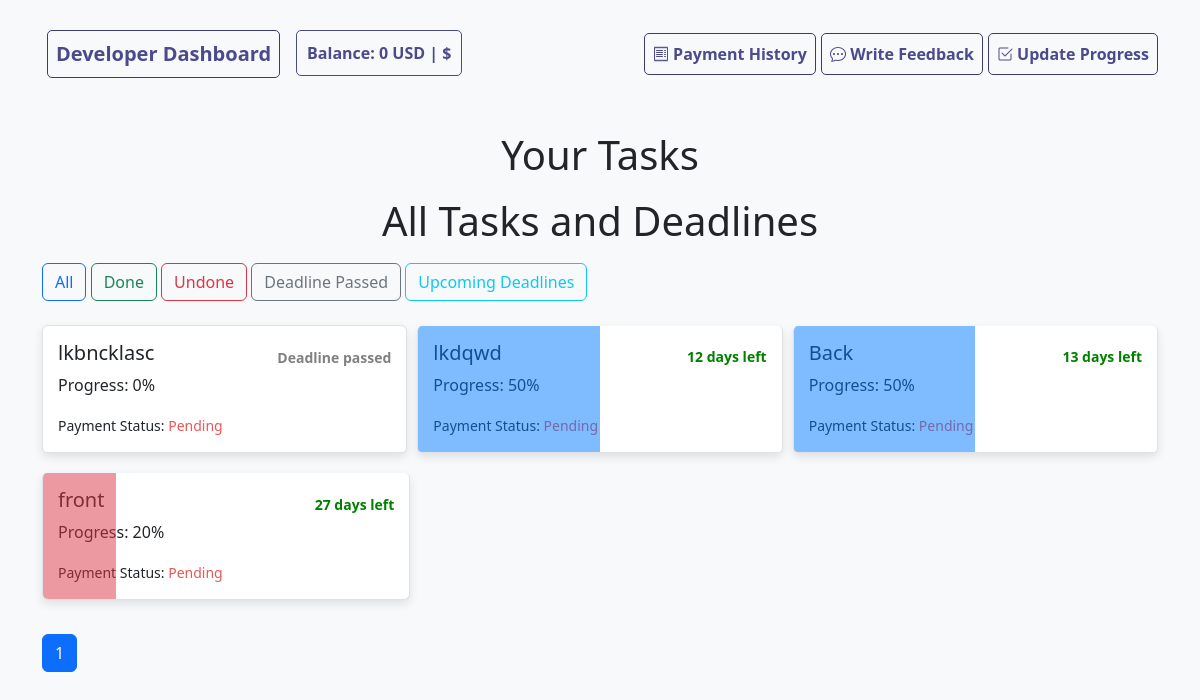
The page /developer/tasks/ (signed in) on the database its author committed.
### fin_app_v2/models.py (models this page shows, shortened)
class Task(models.Model):
    job = models.ForeignKey(Job, on_delete=models.CASCADE, related_name='tasks')
    title = models.CharField(max_length=100)
    hours = models.PositiveIntegerField(default=1)  # Default to 1 if not set
    description = models.TextField()
    assigned_users = models.ManyToManyField(User, related_name='developer_tasks')
    task_percentage = models.PositiveIntegerField()  # Percentage this task represents in the project
    progress = models.PositiveIntegerField(default=0)  # Developer's current progress (0-100%)
    start_date = models.DateField(auto_now_add=True, null=True)  # Start date for the task
    deadline = models.DateField(null=True, blank=True)  # Deadline for the task
    feedback = models.TextField(blank=True, null=True)  # Feedback from developer
    money_for_task = models.PositiveIntegerField(default=0)  # Payment for the task
    paid = models.BooleanField(default=False)  # To track if the developer has been paid

### fin_app_v2/views.py (the view, shortened to what this page needs)
# urls.py: path('developer/tasks/', developer_tasks, name='developer_tasks'),
@login_required
def developer_tasks(request):
    developer = request.user
    tasks = Task.objects.filter(assigned_users=developer).order_by('deadline')
    paginator = Paginator(tasks, 15)  # Main task list pagination
    page_number = request.GET.get('page')
    page_tasks = paginator.get_page(page_number)
    feedback_paginator = Paginator(tasks, 10)  # Paginate feedback section, 3 tasks per page
    feedback_page_number = request.GET.get('feedback_page')
    feedback_page_tasks = feedback_paginator.get_page(feedback_page_number)
    balance = sum(task.money_for_task for task in tasks if task.paid)
    deduction_logs = DeductionLog.objects.filter(developer=developer).order_by('-deduction_date')
    return render(request, 'developer_tasks.html', {
        'developer': developer,
        'tasks': page_tasks,
        'feedback_tasks': feedback_page_tasks,  # Pass paginated feedback tasks to the template
        'balance': balance,
        'deduction_logs': deduction_logs
    })

### templates/developer_tasks.html (shortened to what this page needs)
<!DOCTYPE html>
<html lang="en">
<head>
    <link href="https://cdn.jsdelivr.net/npm/bootstrap@5.3.0-alpha1/dist/css/bootstrap.min.css" rel="stylesheet">
    <link rel="stylesheet" href="https://cdnjs.cloudflare.com/ajax/libs/bootstrap-icons/1.7.2/font/bootstrap-icons.min.css">
</head>
<body>
    <nav class="navbar navbar-expand-lg navbar-light bg-light">
        <div class="container">
            <a class="navbar-brand" href="#">Developer Dashboard</a>
            <div class="balance-info">
             Balance: {{ balance }} USD | $
            </div>
            <div class="collapse navbar-collapse" id="navbarNav">
                <ul class="navbar-nav ms-auto">
                    <li class="nav-item"><a class="nav-link" href="{% url 'payment_history' %}"> <i class="bi bi-receipt"></i> Payment History</a></li>
                    <li class="nav-item"><a class="nav-link" href="javascript:void(0);" onclick="showFeedbackTasksList()"> <i class="bi bi-chat-dots"></i> Write Feedback</a></li>
                    <li class="nav-item"><a class="nav-link" href="javascript:void(0);" onclick="showUpdateProgressList()"><i class="bi bi-check2-square"></i> Update Progress</a></li>
                </ul>
            </div>
        </div>
    </nav>
 <div class="container my-4">
        <h1 class="text-center">Your Tasks</h1>
    <div id="task-list">
        <h1 class="text-center">All Tasks and Deadlines</h1>
        <div class="text-left mb-4">
        <button class="btn btn-outline-primary"  onclick="filterTasks('all')">All</button>
        <button class="btn btn-outline-success" onclick="filterTasks('done')">Done</button>
        <button class="btn btn-outline-danger" onclick="filterTasks('undone')">Undone</button>
        <button class="btn btn-outline-secondary" onclick="filterTasks('deadline_passed')">Deadline Passed</button>
        <button class="btn btn-outline-info" onclick="filterTasks('upcoming_deadlines')">Upcoming Deadlines</button>
    </div>
        <div class="list-group" id="tasks-container">
            {% for task in tasks %}
            <a href="javascript:void(0);" class="list-group-item task-item" data-progress="{{ task.progress }}">
                <div class="wave-fill" id="wave-fill-{{ task.id }}">
                </div>
                <div class="task-content">
                    <div class="d-flex justify-content-between align-items-center">
                        <h5>{{ task.title }}</h5>
                        <small id="countdown-{{ task.id }}" class="countdown" data-deadline="{{ task.deadline }}"></small>
                    </div>
                    <p>Progress: {{ task.progress }}%</p>
                    <small>Payment Status: <span class="colorOfPayment">{{ task.paid|yesno:"Paid,Pending" }}</span></small>
                </div>
            </a>
            {% empty %}
            <p>No tasks available.</p>
            {% endfor %}
        </div>
            <div class="d-flex justify-content-left mt-4">
                <nav aria-label="Page navigation">
                    <ul class="pagination">
                        {% for num in tasks.paginator.page_range %}
                            {% if tasks.number == num %}
                                <li class="page-item active"><span class="page-link">{{ num }}</span></li>
                            {% elif num > tasks.number|add:'-3' and num < tasks.number|add:'3' %}
                                <li class="page-item"><a class="page-link" href="?page={{ num }}">{{ num }}</a></li>
                            {% endif %}
                        {% endfor %}
                    </ul>
                </nav>
            </div>
        </div>
    </div>
</body>
</html>

### templates/developer_tasks.html (style rules this page uses)
body { background-color: #f8f9fa; }
.navbar-brand, .nav-link { font-weight: 600; color: #4a4a8d !important; }
.task-item { cursor: pointer; background-color: #fff; margin-bottom: 10px; padding: 15px; border-radius: 5px; box-shadow: 0 4px 10px rgba(0, 0, 0, 0.1); }
.countdown { font-weight: bold; }
.countdown.green { color: green; }
.countdown.gray { color: gray; }
.balance-info { position: relative; margin-top: 45px; padding: 10px; font-weight: bold; color: #4a4a8d; border: 1px solid #4a4a8d; background-color: #f8f9fa; z-index: 1000; transform:translateY(-50%); border-radius: 5px; transition: 1s; }
.task-item { position: relative; background-color: #fff; margin-bottom: 10px; padding: 15px; border-radius: 5px; box-shadow: 0 4px 10px rgba(0, 0, 0, 0.1); overflow: hidden; }
.wave-fill { position: absolute; top: 0; left: 0; height: 100%; width: 0; z-index: 1; transition: width 1s ease; }
#tasks-container { display: flex !important; flex-direction: row; flex-wrap: wrap !important; gap: 10px; justify-content: flex-start; }
.task-item { flex: 1 1 30%; min-width: 250px; max-width: 33%; background-color: #fff; padding: 15px; border-radius: 5px; box-shadow: 0 4px 10px rgba(0, 0, 0, 0.1); position: relative; overflow: hidden; }
h1 { padding-bottom: 10px; }
.nav-link, .navbar-brand { border: 1px solid #3b3b6f !important; margin-left: 5px; border-radius: 5px; }
.navbar-brand { padding: 8px; }
.list-group { display: flex; flex-direction: row; flex-wrap: wrap; justify-content: flex-start; align-items: center; gap: 10px; }

### rows shown on the page
Task: title "lkbncklasc", progress "0", paid "Pending"
Task: title "lkdqwd", progress "50", paid "Pending"
Task: title "Back", progress "50", paid "Pending"
Task: title "front", progress "20", paid "Pending"

### other values the page prints
{{ balance }} "0"
{{ num }} "1"
